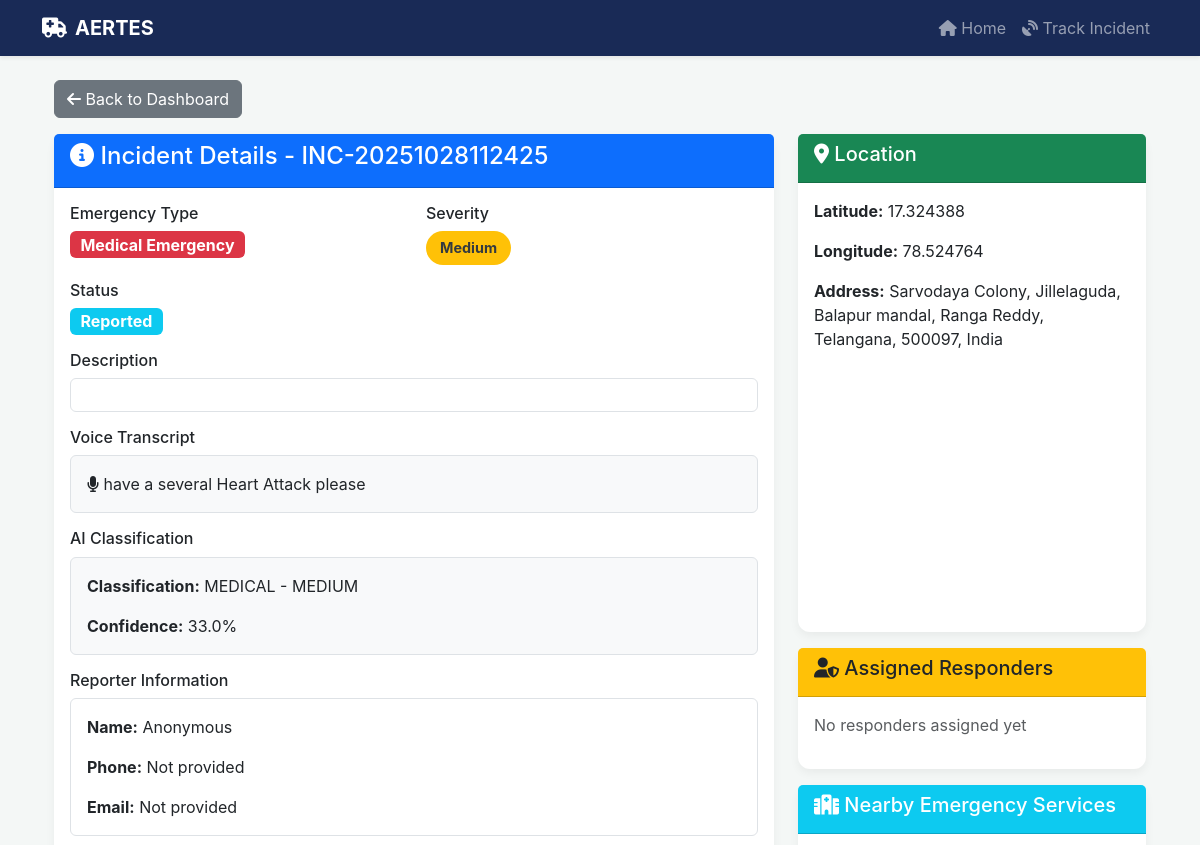
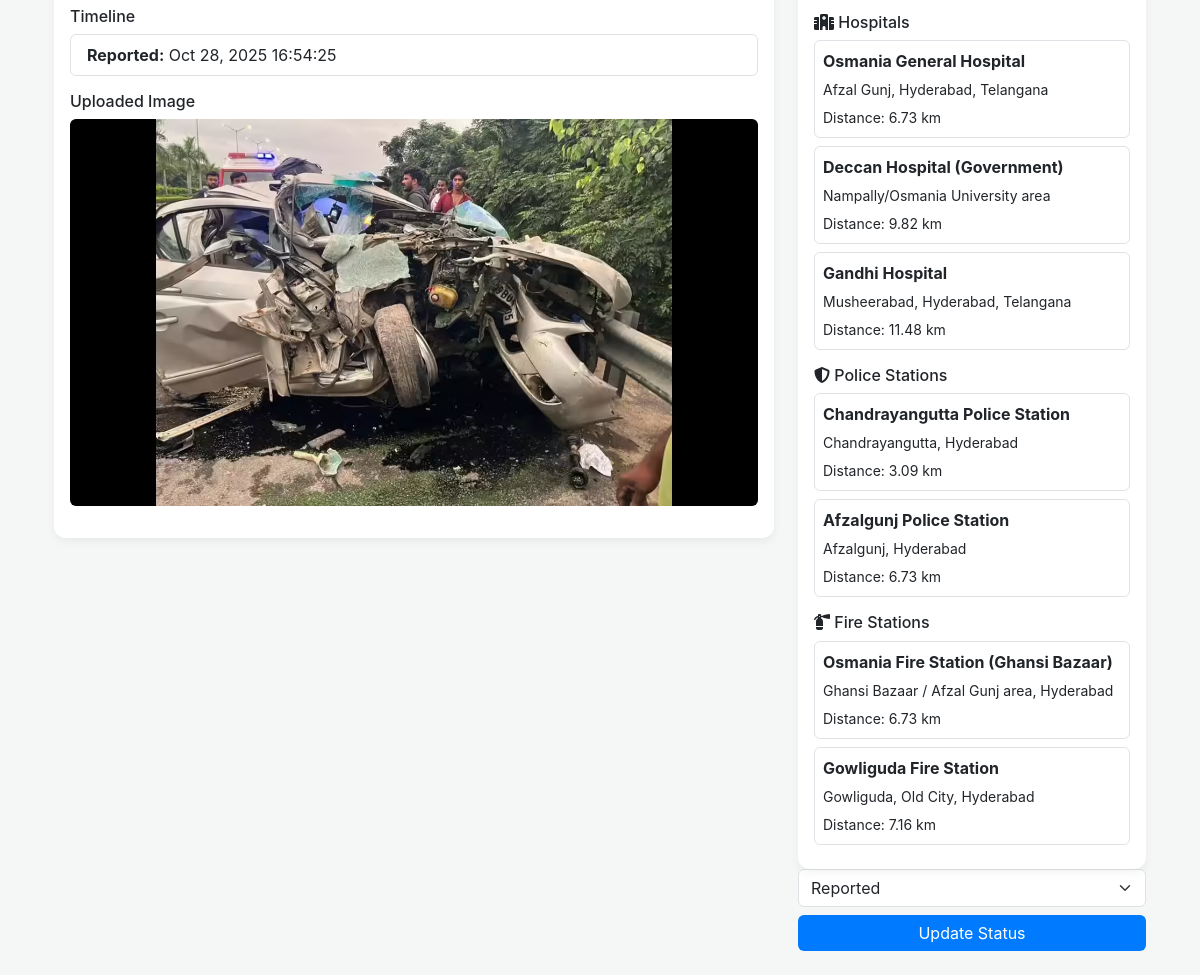
The app's page /incident/INC-20251028112425/ with its own data (2 pictures, top to bottom).
### incidents/models.py (models this page shows, shortened)
class Incident(models.Model):
    EMERGENCY_TYPES = [
        ('FIRE', 'Fire Emergency'),
        ('MEDICAL', 'Medical Emergency'),
        ('ACCIDENT', 'Road Accident'),
        ('CRIME', 'Crime/Violence'),
        ('NATURAL', 'Natural Disaster'),
        ('OTHER', 'Other Emergency'),
    ]
    SEVERITY_LEVELS = [
        ('LOW', 'Low'),
        ('MEDIUM', 'Medium'),
        ('HIGH', 'High'),
        ('CRITICAL', 'Critical'),
    ]
    STATUS_CHOICES = [
        ('REPORTED', 'Reported'),
        ('DISPATCHED', 'Dispatched'),
        ('IN_PROGRESS', 'In Progress'),
        ('RESOLVED', 'Resolved'),
        ('CLOSED', 'Closed'),
    ]
    incident_id = models.CharField(max_length=20, unique=True, editable=False)
    reporter_name = models.CharField(max_length=100, blank=True, null=True)
    reporter_phone = models.CharField(max_length=15, blank=True, null=True)
    reporter_email = models.EmailField(blank=True, null=True)
    emergency_type = models.CharField(max_length=20, choices=EMERGENCY_TYPES)
    severity = models.CharField(max_length=10, choices=SEVERITY_LEVELS)
    description = models.TextField()
    voice_transcript = models.TextField(blank=True, null=True)
    latitude = models.DecimalField(max_digits=9, decimal_places=6)
    longitude = models.DecimalField(max_digits=9, decimal_places=6)
    address = models.TextField(blank=True, null=True)
    image = models.ImageField(upload_to='incident_images/', blank=True, null=True)
    ai_detection_result = models.TextField(blank=True, null=True)
    status = models.CharField(max_length=20, choices=STATUS_CHOICES, default='REPORTED')
    reported_at = models.DateTimeField(auto_now_add=True)
    dispatched_at = models.DateTimeField(blank=True, null=True)
    resolved_at = models.DateTimeField(blank=True, null=True)
    ai_confidence = models.FloatField(default=0.0)
    ai_classification = models.CharField(max_length=100, blank=True, null=True)
    class Meta:
        ordering = ['-reported_at']
        indexes = [
            models.Index(fields=['-reported_at']),
            models.Index(fields=['status']),
            models.Index(fields=['emergency_type']),
        ]

### responders/models.py (models this page shows, shortened)
class EmergencyService(models.Model):
    CATEGORY_CHOICES = [
        ('Hospital', 'Hospital'),
        ('Fire Station', 'Fire Station'),
        ('Police Station', 'Police Station'),
    ]
    name = models.CharField(max_length=100)
    category = models.CharField(max_length=20, choices=CATEGORY_CHOICES)
    address = models.TextField()
    locality = models.CharField(max_length=100)
    pincode = models.CharField(max_length=10)
    source = models.URLField(blank=True, null=True)
    latitude = models.DecimalField(max_digits=9, decimal_places=6, blank=True, null=True)
    longitude = models.DecimalField(max_digits=9, decimal_places=6, blank=True, null=True)
    created_at = models.DateTimeField(auto_now_add=True)
    updated_at = models.DateTimeField(auto_now=True)

### incidents/views.py (the view)
# urls.py: path('incident/<str:incident_id>/', views.incident_detail, name='incident_detail'),
def incident_detail(request, incident_id):
    incident = get_object_or_404(Incident, incident_id=incident_id)
    assignments = incident.assignments.select_related('responder').all()
    nearby_hospitals = find_nearest_emergency_services(incident.latitude, incident.longitude, category='Hospital', count=3)
    nearby_police = find_nearest_emergency_services(incident.latitude, incident.longitude, category='Police Station', count=2)
    nearby_fire = find_nearest_emergency_services(incident.latitude, incident.longitude, category='Fire Station', count=2)
    context = {
        'incident': incident,
        'assignments': assignments,
        'nearby_hospitals': nearby_hospitals,
        'nearby_police': nearby_police,
        'nearby_fire': nearby_fire,
    }
    return render(request, 'incidents/incident_detail.html', context)

### responders/utils.py (called while the page is built)
def calculate_distance(lat1, lon1, lat2, lon2):
    R = 6371  # Earth's radius in km
    lat1, lon1, lat2, lon2 = map(radians, [float(lat1), float(lon1), float(lat2), float(lon2)])
    dlat = lat2 - lat1
    dlon = lon2 - lon1
    a = sin(dlat/2)**2 + cos(lat1) * cos(lat2) * sin(dlon/2)**2
    c = 2 * atan2(sqrt(a), sqrt(1-a))
    distance = R * c
    return distance

### templates/incidents/incident_detail.html (shortened to what this page needs)
{% extends 'base.html' %}
{% block content %}
<div class="container">
    <div class="row">
        <div class="col-12 mb-3">
            <a href="{% url 'dashboard:control_room' %}" class="btn btn-secondary">
                <i class="fas fa-arrow-left"></i> Back to Dashboard
            </a>
        </div>
        <div class="col-lg-8">
            <div class="card">
                <div class="card-header bg-primary text-white">
                    <h4><i class="fas fa-info-circle"></i> Incident Details - {{ incident.incident_id }}</h4>
                </div>
                <div class="card-body">
                    <div class="row mb-3">
                        <div class="col-md-6">
                            <h6>Emergency Type</h6>
                            <span class="badge bg-danger fs-6">{{ incident.get_emergency_type_display }}</span>
                        </div>
                        <div class="col-md-6">
                            <h6>Severity</h6>
                            <span class="emergency-badge severity-{{ incident.severity }}">
                                {{ incident.get_severity_display }}
                            </span>
                        </div>
                    </div>
                    <div class="mb-3">
                        <h6>Status</h6>
                        <span class="badge bg-info fs-6">{{ incident.get_status_display }}</span>
                    </div>
                    <div class="mb-3">
                        <h6>Description</h6>
                        <p class="border p-3 rounded">{{ incident.description }}</p>
                    </div>
                    {% if incident.voice_transcript %}
                    <div class="mb-3">
                        <h6>Voice Transcript</h6>
                        <p class="border p-3 rounded bg-light">
                            <i class="fas fa-microphone"></i> {{ incident.voice_transcript }}
                        </p>
                    </div>
                    {% endif %}
                    <div class="mb-3">
                        <h6>AI Classification</h6>
                        <div class="border p-3 rounded bg-light">
                            <p><strong>Classification:</strong> {{ incident.ai_classification }}</p>
                            <p class="mb-0"><strong>Confidence:</strong> {{ incident.ai_confidence }}%</p>
                        </div>
                    </div>
                    <div class="mb-3">
                        <h6>Reporter Information</h6>
                        <div class="border p-3 rounded">
                            <p><strong>Name:</strong> {{ incident.reporter_name|default:"Anonymous" }}</p>
                            <p><strong>Phone:</strong> {{ incident.reporter_phone|default:"Not provided" }}</p>
                            <p class="mb-0"><strong>Email:</strong> {{ incident.reporter_email|default:"Not provided" }}</p>
                        </div>
                    </div>
                    <div class="mb-3">
                        <h6>Timeline</h6>
                        <ul class="list-group">
                            <li class="list-group-item">
                                <strong>Reported:</strong> {{ incident.reported_at|date:"M d, Y H:i:s" }}
                            </li>
                        </ul>
                    </div>
                    {% if incident.image %}
                    <div class="mb-3">
                        <h6>Uploaded Image</h6>
                        <img src="{{ incident.image.url }}" class="img-fluid rounded" alt="Incident Image">
                    </div>
                    {% endif %}
                </div>
            </div>
        </div>
        <div class="col-lg-4">
            <div class="card mb-3">
                <div class="card-header bg-success text-white">
                    <h5><i class="fas fa-map-marker-alt"></i> Location</h5>
                </div>
                <div class="card-body">
                    <p><strong>Latitude:</strong> {{ incident.latitude }}</p>
                    <p><strong>Longitude:</strong> {{ incident.longitude }}</p>
                    <p class="mb-0"><strong>Address:</strong> {{ incident.address|default:"Not available" }}</p>
                    <div id="detailMap" style="height: 250px; margin-top: 15px;"></div>
                </div>
            </div>
            <div class="card">
                <div class="card-header bg-warning text-dark">
                    <h5><i class="fas fa-user-shield"></i> Assigned Responders</h5>
                </div>
                <div class="card-body">
                    {% if assignments %}
                        {% for assignment in assignments %}
                        <div class="border p-2 mb-2 rounded">
                            <p class="mb-1"><strong>{{ assignment.responder.name }}</strong></p>
                            <p class="mb-1"><small>Type: {{ assignment.responder.get_responder_type_display }}</small></p>
                            <p class="mb-1"><small>Vehicle: {{ assignment.responder.vehicle_number }}</small></p>
                            <p class="mb-0"><small>Contact: {{ assignment.responder.contact_number }}</small></p>
                        </div>
                        {% endfor %}
                    {% else %}
                        <p class="text-muted">No responders assigned yet</p>
                    {% endif %}
                </div>
            </div>
            <div class="card mt-3">
                <div class="card-header bg-info text-white">
                    <h5><i class="fas fa-hospital"></i> Nearby Emergency Services</h5>
                </div>
                <div class="card-body">
                    {% if nearby_hospitals %}
                        <h6 class="mt-2"><i class="fas fa-hospital"></i> Hospitals</h6>
                        {% for hospital in nearby_hospitals %}
                        <div class="border p-2 mb-2 rounded">
                            <p class="mb-1"><strong>{{ hospital.name }}</strong></p>
                            <p class="mb-1"><small>{{ hospital.address }}</small></p>
                            <p class="mb-0"><small>Distance: {{ hospital.distance|floatformat:2 }} km</small></p>
                        </div>
                        {% endfor %}
                    {% endif %}
                    {% if nearby_police %}
                        <h6 class="mt-3"><i class="fas fa-shield-alt"></i> Police Stations</h6>
                        {% for station in nearby_police %}
                        <div class="border p-2 mb-2 rounded">
                            <p class="mb-1"><strong>{{ station.name }}</strong></p>
                            <p class="mb-1"><small>{{ station.address }}</small></p>
                            <p class="mb-0"><small>Distance: {{ station.distance|floatformat:2 }} km</small></p>
                        </div>
                        {% endfor %}
                    {% endif %}
                    {% if nearby_fire %}
                        <h6 class="mt-3"><i class="fas fa-fire-extinguisher"></i> Fire Stations</h6>
                        {% for station in nearby_fire %}
                        <div class="border p-2 mb-2 rounded">
                            <p class="mb-1"><strong>{{ station.name }}</strong></p>
                            <p class="mb-1"><small>{{ station.address }}</small></p>
                            <p class="mb-0"><small>Distance: {{ station.distance|floatformat:2 }} km</small></p>
                        </div>
                        {% endfor %}
                    {% endif %}
                </div>
            </div>
<form method="POST" action="{% url 'incidents:update_status' incident.incident_id %}">
    <select class="form-select mb-2" name="status">
        <option value="REPORTED" {% if incident.status == 'REPORTED' %}selected{% endif %}>Reported</option>
    </select>
    <button type="submit" class="btn btn-primary w-100">Update Status</button>
</form>
        </div>
    </div>
</div>
{% endblock %}

### templates/base.html (style rules this page uses)
:root { --color-primary: #192A56; --color-secondary: #007BFF; --color-success: #28A745; --color-danger: #DC3545; --color-warning: #FFC107; --color-info: #17A2B8; --color-background: #F4F7F6; --color-text-light: #F8F9FA; }
body { font-family: 'Inter', sans-serif; background: var(--color-background); min-height: 100vh; color: var(--color-primary); }
.card { border: none; border-radius: 12px; box-shadow: 0 4px 10px rgba(0, 0, 0, 0.05); transition: transform 0.2s; }
.btn-primary { background: var(--color-secondary); border: none; }
.status-REPORTED, .severity-MEDIUM { background-color: var(--color-warning); color: #343a40 !important; }
.emergency-badge { padding: 6px 14px; border-radius: 20px; font-weight: bold; font-size: 0.9rem; color: var(--color-text-light); display: inline-block; }

### records on screen
Incident: incident_id "INC-20251028112425", emergency_type "Medical Emergency", severity "Medium", status "Reported", voice_transcript "have a several Heart Attack please", ai_classification "MEDICAL - MEDIUM", ai_confidence "33.0", reporter_name "Anonymous", reporter_phone "Not provided", reporter_email "Not provided", reported_at "Oct 28, 2025 16:54:25", image (picture), latitude "17.324388", longitude "78.524764", address "Sarvodaya Colony, Jillelaguda, Balapur mandal, Ranga Reddy, Telangana, 500097, India"
EmergencyService: name "Osmania General Hospital", address "Afzal Gunj, Hyderabad, Telangana"
EmergencyService: name "Deccan Hospital (Government)", address "Nampally/Osmania University area"
EmergencyService: name "Gandhi Hospital", address "Musheerabad, Hyderabad, Telangana"
EmergencyService: name "Chandrayangutta Police Station", address "Chandrayangutta, Hyderabad"
EmergencyService: name "Afzalgunj Police Station", address "Afzalgunj, Hyderabad"
EmergencyService: name "Osmania Fire Station (Ghansi Bazaar)", address "Ghansi Bazaar / Afzal Gunj area, Hyderabad"
EmergencyService: name "Gowliguda Fire Station", address "Gowliguda, Old City, Hyderabad"

### other values on screen
{{ hospital.distance|floatformat:2 }} "6.73" "9.82" "11.48"
{{ station.distance|floatformat:2 }} "3.09" "6.73"
{{ station.distance|floatformat:2 }} "6.73" "7.16"
